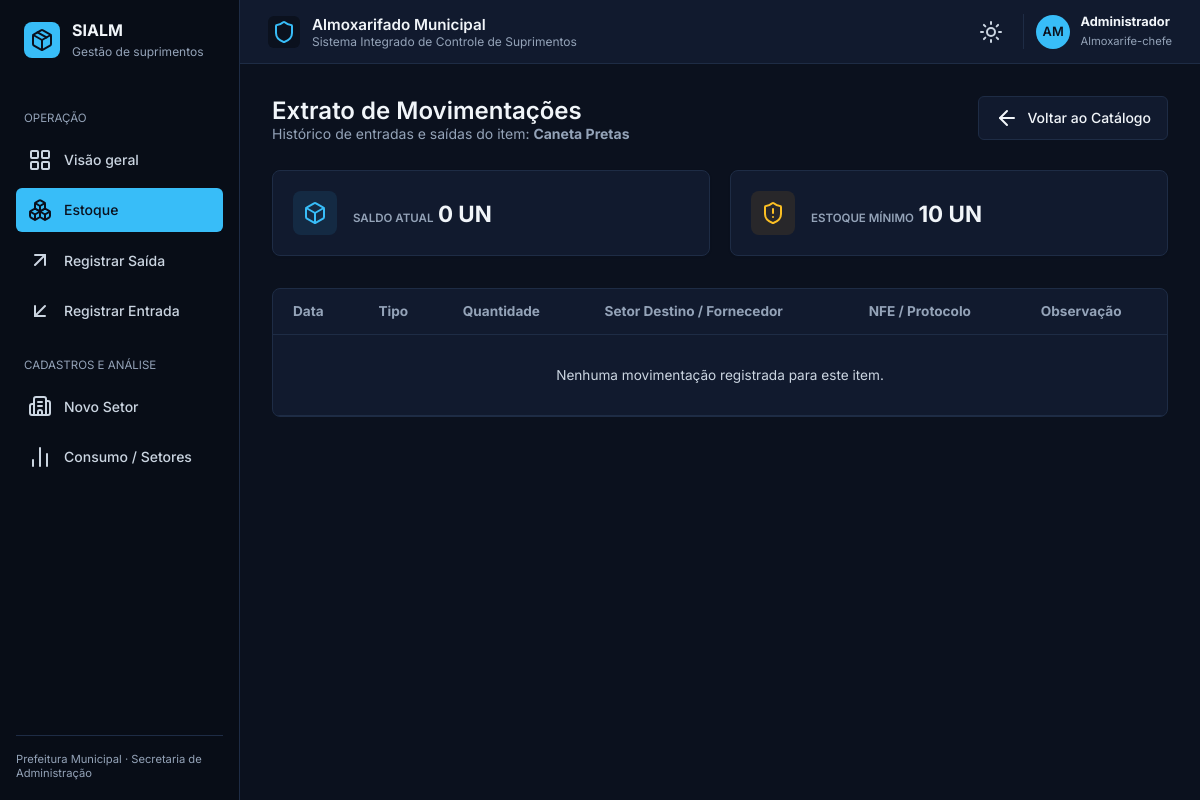
/produtos/html/extrato/3, run on an earlier commit of the app's database.
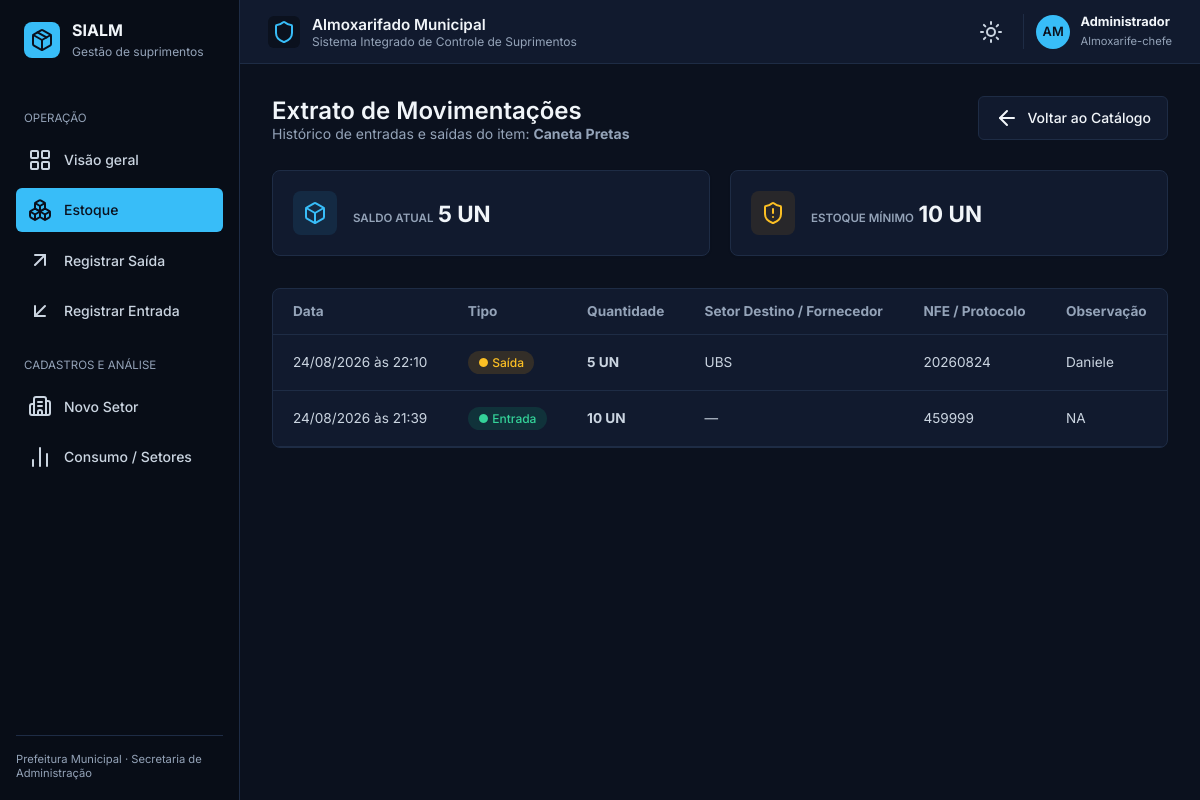
And on a later commit of the database.
### app/database/models.py (models this page shows)
class Produto(Base):
    __tablename__ = "produtos"
    id: Mapped[int] = mapped_column(primary_key=True, index=True)
    nome: Mapped[str] = mapped_column(String(100), nullable=False, index=True)
    categoria: Mapped[str] = mapped_column(String(100), nullable=True)
    descricao: Mapped[str] = mapped_column(Text, nullable=True)
    quantidade_estoque: Mapped[int] = mapped_column(Integer, default=0)
    estoque_minimo: Mapped[int] = mapped_column(Integer, default=0) # <--- NOVO CAMPO
    criado_em: Mapped[datetime] = mapped_column(DateTime, default=datetime.utcnow)
    movimentacoes = relationship("Movimentacao", back_populates="produto", cascade="all, delete-orphan")

class Movimentacao(Base):
    __tablename__ = "movimentacoes"
    id: Mapped[int] = mapped_column(primary_key=True, index=True)
    produto_id: Mapped[int] = mapped_column(ForeignKey("produtos.id"), nullable=False)
    tipo: Mapped[TipoMovimentacao] = mapped_column(Enum(TipoMovimentacao), nullable=False)
    quantidade: Mapped[int] = mapped_column(Integer, nullable=False)
    observacao: Mapped[str] = mapped_column(String(255), nullable=True)
    data_movimentacao: Mapped[datetime] = mapped_column(DateTime, default=datetime.utcnow)
    nfe: Mapped[str] = mapped_column(String(50), nullable=True)
    setor_id: Mapped[int] = mapped_column(ForeignKey("setores.id"), nullable=True)
    produto = relationship("Produto", back_populates="movimentacoes")
    setor = relationship("Setor")

class Setor(Base):
    __tablename__ = "setores"
    id: Mapped[int] = mapped_column(primary_key=True, index=True)
    nome: Mapped[str] = mapped_column(String(100), unique=True, nullable=False)
    secretaria: Mapped[str] = mapped_column(String(100), nullable=True)
    criado_em: Mapped[datetime] = mapped_column(DateTime, default=datetime.utcnow)

### app/routes/produtos.py (the view)
@router.get("/html/extrato/{produto_id}", response_class=HTMLResponse)
def renderizar_extrato_html(request: Request, produto_id: int, db: Session = Depends(get_db)):
    produto = db.query(Produto).filter(Produto.id == produto_id).first()
    if not produto:
        return HTMLResponse(content="<h1>Produto não encontrado</h1>", status_code=404)
    movimentacoes = db.query(Movimentacao).filter(Movimentacao.produto_id == produto_id)\
                      .order_by(Movimentacao.data_movimentacao.desc()).all()
    return templates.TemplateResponse(
        request=request,
        name="produtos/extrato.html",
        context={"request": request, "produto": produto, "movimentacoes": movimentacoes}
    )

### app/templates/produtos/extrato.html
{% extends "base.html" %}
{% set active_page = "produtos" %}
{% block content %}
<div class="view-header">
  <div>
    <h2 class="page-title">Extrato de Movimentações</h2>
    <p class="page-subtitle">Histórico de entradas e saídas do item: <strong>{{ produto.nome }}</strong></p>
  </div>
  <a href="/produtos/html/lista" class="btn btn-secondary">
    <i data-lucide="arrow-left"></i> Voltar ao Catálogo
  </a>
</div>
<div class="kpi-grid">
  <div class="kpi-card">
    <div class="kpi-icon icon-blue"><i data-lucide="box"></i></div>
    <div class="kpi-data">
      <span class="kpi-label">SALDO ATUAL</span>
      <span class="kpi-value">{{ produto.quantidade_estoque }} UN</span>
    </div>
  </div>
  <div class="kpi-card">
    <div class="kpi-icon icon-amber"><i data-lucide="shield-alert"></i></div>
    <div class="kpi-data">
      <span class="kpi-label">ESTOQUE MÍNIMO</span>
      <span class="kpi-value">{{ produto.estoque_minimo }} UN</span>
    </div>
  </div>
</div>
<div class="table-container">
  <table class="custom-table">
    <thead>
      <tr>
        <th>Data</th>
        <th>Tipo</th>
        <th>Quantidade</th>
        <th>Setor Destino / Fornecedor</th>
        <th>NFE / Protocolo</th>
        <th>Observação</th>
      </tr>
    </thead>
    <tbody>
      {% if movimentacoes %}
        {% for m in movimentacoes %}
        <tr>
          <td>{{ m.data_movimentacao.strftime('%d/%m/%Y às %H:%M') if m.data_movimentacao else '—' }}</td>
          <td>
            {% if m.tipo.name == 'ENTRADA' or m.tipo == 'ENTRADA' or m.tipo == 'entrada' %}
              <span class="badge badge-success">● Entrada</span>
            {% else %}
              <span class="badge badge-warning">● Saída</span>
            {% endif %}
          </td>
          <td><strong>{{ m.quantidade }} UN</strong></td>
          <td>{{ m.setor.nome if m.setor else '—' }}</td>
          <td>{{ m.nfe if m.nfe else '—' }}</td>
          <td>{{ m.observacao if m.observacao else '—' }}</td>
        </tr>
        {% endfor %}
      {% else %}
        <tr>
          <td colspan="6" class="text-center" style="padding: 2rem;">Nenhuma movimentação registrada para este item.</td>
        </tr>
      {% endif %}
    </tbody>
  </table>
</div>
{% endblock %}

What changed in the data, as far as the page shows it:
changed Produto "Caneta Pretas": quantidade_estoque "0" → "5"
added Movimentacao: data_movimentacao "24/08/2026 às 22:10", tipo "● Saída", quantidade "5", setor "UBS", nfe "20260824", observacao "Daniele"
added Movimentacao: data_movimentacao "24/08/2026 às 21:39", tipo "● Entrada", quantidade "10", setor "—", nfe "459999", observacao "NA"
Also different on the page:
text no longer shown: "Nenhuma movimentação registrada para este item."
